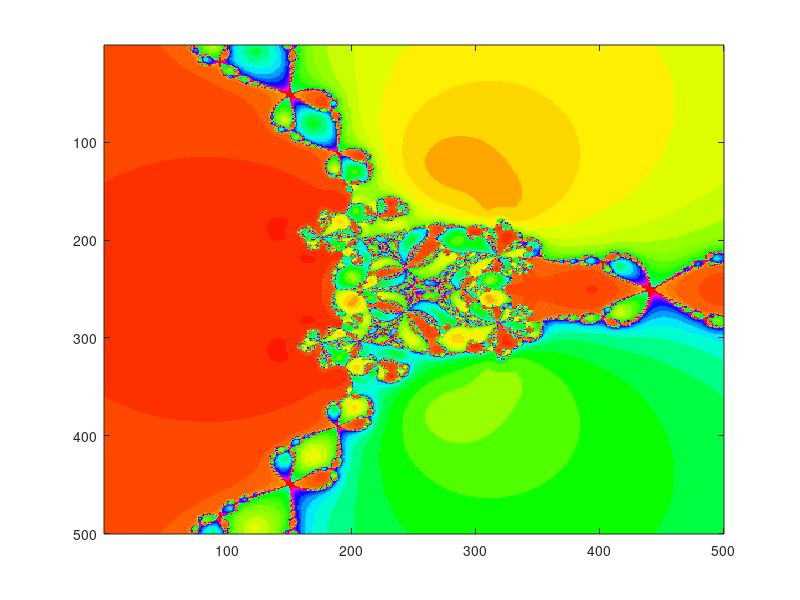

The MATLAB source for this figure:

clear all;
f=@(x,y) [x.^3-3*x.*y.^2+1, 3*x.^2.*y-y.^3]; df=@(x,y) [3*x.^2-3*y.^2, 3*x.^2-3*y.^2]; tol=10^-3; maxiter=20;

format long

[m1,m2] = meshgrid(linspace(-4,4,500), linspace(-4,4,500));
guesses = m1(:) + 1*(i)*m2(:);
root(1)= -1; root(2)=0.5-sqrt(3)/2*i; root(3)=.5+sqrt(3)/2*i;
init=[guesses , 1*ones(size(guesses))];
counter=0;
sol=init;
iters=ones(length(guesses),1 ); d=zeros(length(guesses),1);
multiplier = ones(length(guesses),1);
base=[ multiplier 0*multiplier ];
oldx=init; oldy=init;
for j=1:maxiter
    
    if mod(counter,2)==0
        
        %do a newton step with x2 fixed
        
        foo=f(init(:,1),init(:,2)); dfoo = df(init(:,1),init(:,2));
        sol(:,1)= init(:,1)-foo(:,1)./dfoo(:,1);
        
        diff=abs(oldx-sol);
        for k=1:length(sol)
            d(k) = norm(diff(k,:));
        end
        update=d > tol;
        counter=counter+1; iters=iters+update;
        oldx=sol;
        init=sol;
    end
    if mod(counter,2)==1
        
        %newton step with x1 fixed
        
        foo=f(init(:,1),init(:,2)); dfoo = df(init(:,1),init(:,2));
        sol(:,2)= init(:,2)-foo(:,2)./dfoo(:,2);
        
        counter=counter+1;
        init=sol;
    end
end
mu=[];foo=zeros(length(sol),length(root));
for i=1:length(root)
    diff=abs(root(i)*base(:,1)-sol(:,1));
    for k=1:length(sol)
        foo(k,i) = norm(diff(k,:));
    end
    mu(:,i)=foo(:,i) < tol;
end


multiplier = 2*mu(:,1)+8*mu(:,2)+16*mu(:,3);
multiplier(multiplier==1)=32;
iters=iters.*multiplier;
m=reshape(iters,size(m1));
colormap(hsv );
imagesc(m)
